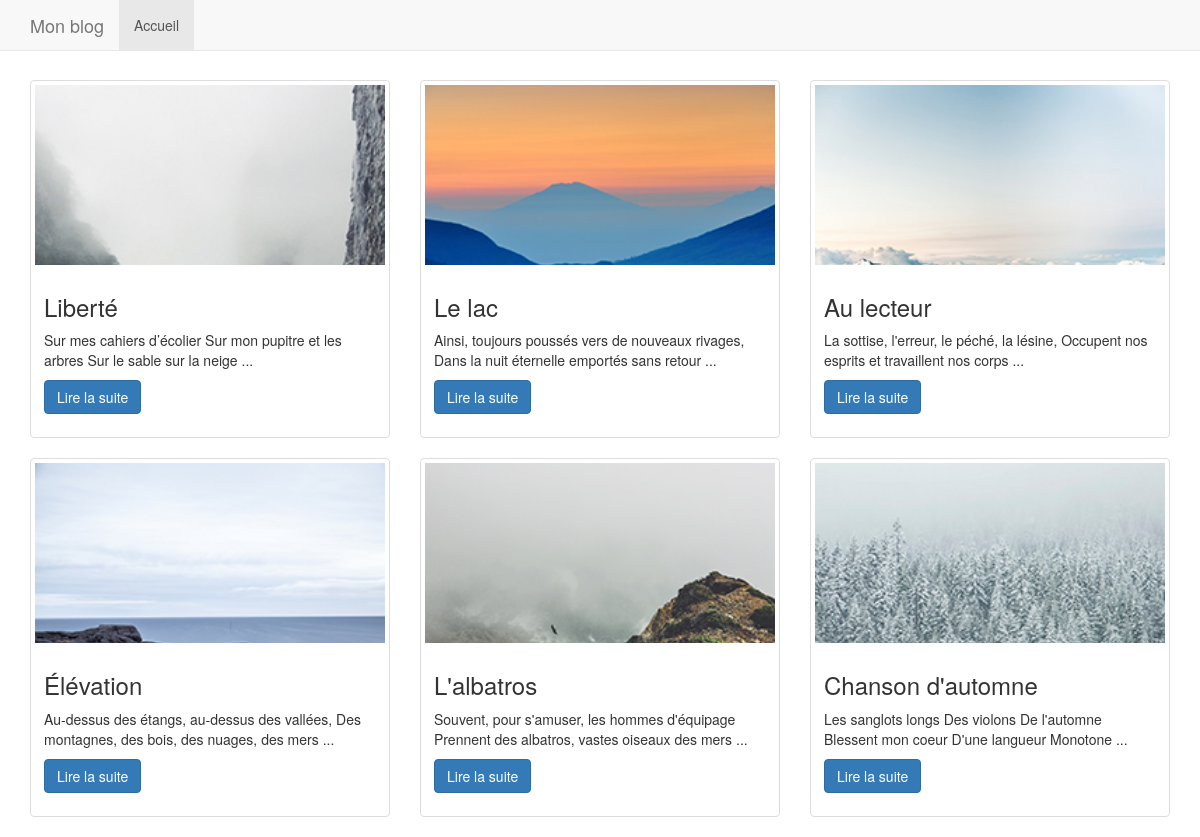
The page / on the database its author committed.
### tables this page shows
CREATE TABLE `posts` (
  `id` int(11) unsigned NOT NULL AUTO_INCREMENT,
  `title` varchar(255) NOT NULL DEFAULT '',
  `slug` varchar(255) NOT NULL DEFAULT '',
  `published_at` datetime NOT NULL DEFAULT '0000-00-00 00:00:00',
  `illustration_original` varchar(50) NOT NULL DEFAULT '',
  `illustration_preview` varchar(50) NOT NULL DEFAULT '',
  `content_short` text NOT NULL,
  `content` text NOT NULL,
  PRIMARY KEY (`id`)
);

### bootstrap.php (called while the page is built, shortened)
<?php
spl_autoload_register(function ($class_name) {
    $class_name = str_replace('\\', '/', $class_name);
});

### src/MyBlog/Posts/Factory.php (called while the page is built, shortened)
<?php
class Factory
{
    private static $posts_manager;
    public static function getPostsManager()
    {
        if (null === self::$posts_manager) {
            $db = Database::getInstance();
            $request = new Request();
            $original_images_dir = __DIR__ . '/../../../public/images/originals';
            $preview_images_dir = __DIR__ . '/../../../public/images/thumbnails';
            self::$posts_manager = new PostsManagerMySql($db, $request, $original_images_dir, $preview_images_dir);
        }
        return self::$posts_manager;
    }
}

### src/MyBlog/Posts/PostsManagerMySql.php (called while the page is built, shortened)
<?php
class PostsManagerMySql extends PostsManagerParent implements PostsManagerInterface
{
    private $db;
    public function __construct($db, $request, $original_images_dir, $preview_images_dir)
    {
        $this->db = $db;
    }
    public function getAllPosts()
    {
        $statement = $this->db->prepare('SELECT * FROM posts');
        $statement->execute();
        $posts_to_return = [];
        while ($post_data = $statement->fetch(\PDO::FETCH_ASSOC)) {
            $p = new Post();
            $posts_to_return[] = $p;
        }
        return $posts_to_return;
    }
}

### src/MyBlog/Posts/Post.php (called while the page is built, shortened)
<?php
class Post
{
    private $title;
    private $slug;
    private $illustration_preview;
    private $content_short;
    public function getContentShort()
    {
        return $this->content_short;
    }
    public function setContentShort($content_short)
    {
        $this->content_short = $content_short;
    }
    public function getTitle()
    {
        return $this->title;
    }
    public function setTitle($title)
    {
        $this->title = $title;
    }
    public function getSlug()
    {
        return $this->slug;
    }
    public function setSlug($slug)
    {
        $this->slug = $slug;
    }
    public function getIllustrationPreview()
    {
        return $this->illustration_preview;
    }
    public function setIllustrationPreview($illustration_preview)
    {
        $this->illustration_preview = $illustration_preview;
    }
}

### public/index.php (the view, shortened to what this page needs)
<?php
include(__DIR__ . '/../bootstrap.php');
$posts_manager = Factory::getPostsManager();
$posts = $posts_manager->getAllPosts();
?>
<!doctype html>
<html>
<head>
    <link href="<?= SERVER_ROOT ?>/dist/app.min.css" rel="stylesheet" type="text/css"/>
</head>
<body>
<nav class="navbar navbar-default navbar-fixed-top main-navbar">
    <div class="container">
        <div class="navbar-header">
            <a href="<?= SERVER_ROOT ?>/" class="navbar-brand">Mon blog</a>
        </div>
        <div class="collapse navbar-collapse" id="main-menu-collapse">
            <ul class="nav navbar-nav">
                <li class="active"><a href="<?= SERVER_ROOT ?>/index.php">Accueil</a></li>
            </ul>
        </div>
    </div>
</nav>
<div class="page-content">
    <div class="container">
        <div class="articles-list">
            <div class="row">
                <?php foreach ($posts as $post) : ?>
                    <div class="col-sm-4">
                        <article class="article-card">
                            <div class="thumbnail">
                                <div class="image-wrapper">
                                    <img src="<?= SERVER_ROOT ?>/images/thumbnails/<?php echo $post->getIllustrationPreview(); ?>"/>
                                </div>
                                <div class="caption">
                                    <h3><?php echo $post->getTitle(); ?></h3>
                                    <p><?php echo $post->getContentShort(); ?> ...</p>
                                    <p>
                                        <a href="<?= SERVER_ROOT ?>/post-details.php?postSlug=<?= $post->getSlug() ?>"
                                           class="btn btn-primary" role="button">Lire la suite</a>
                                    </p>
                                </div>
                            </div>
                        </article>
                    </div>
                <?php endforeach; ?>
            </div>
        </div>
    </div>
</div>
</body>
</html>

### rows shown on the page
posts: illustration_preview (picture), title "Liberté", content_short "Sur mes cahiers d’écolier Sur mon pupitre et les arbres Sur le sable sur la neige"
posts: illustration_preview (picture), title "Le lac", content_short "Ainsi, toujours poussés vers de nouveaux rivages, Dans la nuit éternelle emportés sans retour"
posts: illustration_preview (picture), title "Au lecteur", content_short "La sottise, l'erreur, le péché, la lésine, Occupent nos esprits et travaillent nos corps"
posts: illustration_preview (picture), title "Élévation", content_short "Au-dessus des étangs, au-dessus des vallées, Des montagnes, des bois, des nuages, des mers"
posts: illustration_preview (picture), title "L'albatros", content_short "Souvent, pour s'amuser, les hommes d'équipage Prennent des albatros, vastes oiseaux des mers"
posts: illustration_preview (picture), title "Chanson d'automne", content_short "Les sanglots longs Des violons De l'automne Blessent mon coeur D'une langueur Monotone"
